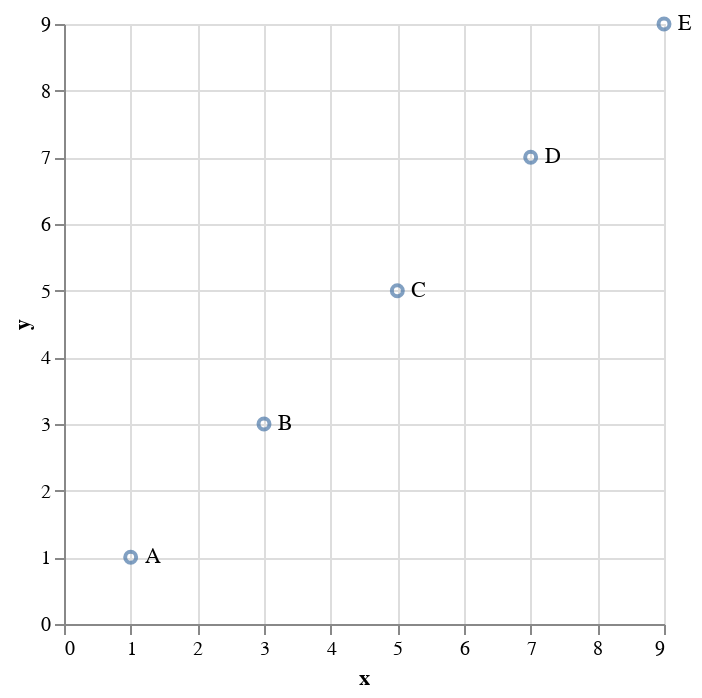

Notebook cell for this chart:
### Code cell
import altair as alt
import pandas as pd

source = pd.DataFrame({
    'x': [1, 3, 5, 7, 9],
    'y': [1, 3, 5, 7, 9],
    'label': ['A', 'B', 'C', 'D', 'E']
})

points = alt.Chart(source).mark_point().encode(
    x='x:Q',
    y='y:Q'
)

text = points.mark_text(
    align='left',
    baseline='middle',
    dx=7
).encode(
    text='label'
)

points + text

### Figure 1 — Vega-Lite specification as saved in the notebook (floating-point values rounded to 4 significant figures)
{"config": {"view": {"continuousWidth": 300, "continuousHeight": 300}}, "layer": [{"mark": {"type": "point"}, "encoding": {"x": {"field": "x", "type": "quantitative"}, "y": {"field": "y", "type": "quantitative"}}}, {"mark": {"type": "text", "align": "left", "baseline": "middle", "dx": 7}, "encoding": {"text": {"field": "label", "type": "nominal"}, "x": {"field": "x", "type": "quantitative"}, "y": {"field": "y", "type": "quantitative"}}}], "data": {"name": "data-4db6ddb6c4b049d1ba9819161e3b8018"}, "$schema": "https://vega.github.io/schema/vega-lite/v5.14.1.json", "datasets": {"data-4db6ddb6c4b049d1ba9819161e3b8018": [{"x": 1, "y": 1, "label": "A"}, {"x": 3, "y": 3, "label": "B"}, {"x": 5, "y": 5, "label": "C"}, {"x": 7, "y": 7, "label": "D"}, {"x": 9, "y": 9, "label": "E"}]}}
